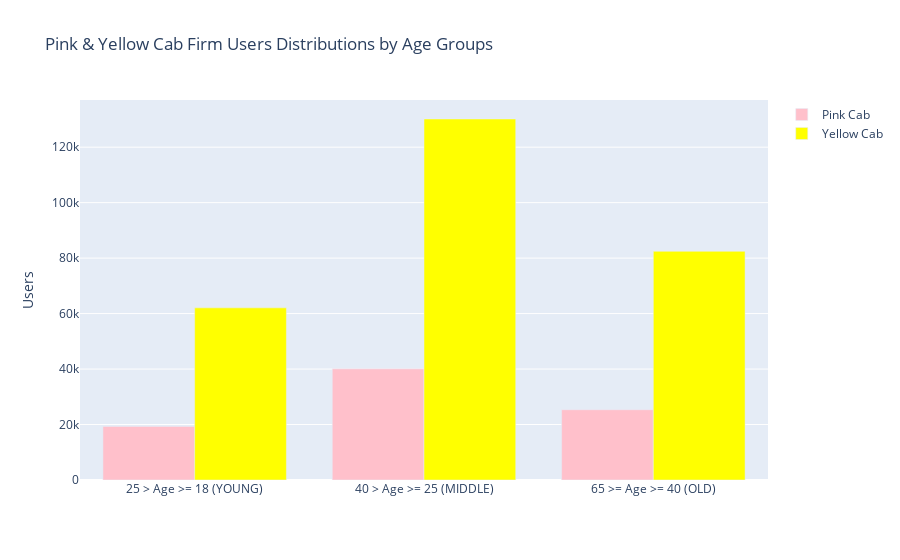

Here is the notebook cell this chart was saved with:
### Markdown cell above
### Yellow Cab has highest number of Male users

### Code cell
ageGroup_Young_Pink    = MasterData[(MasterData ["Age"] >= 18) & (MasterData ["Age"] < 25) & (MasterData["Company"] == "Pink Cab")] .count()
ageGroup_Middle_Pink   = MasterData[(MasterData ["Age"] >= 25) & (MasterData ["Age"] < 40) & (MasterData["Company"] == "Pink Cab")].count()
ageGroup_Old_Pink      = MasterData[(MasterData ["Age"] >= 40) & (MasterData ["Age"] <= 65) & (MasterData["Company"] == "Pink Cab")].count()

ageGroup_Young_Yellow  = MasterData[(MasterData ["Age"] >= 18) & (MasterData ["Age"] < 25) & (MasterData["Company"] == "Yellow Cab")] .count()
ageGroup_Middle_Yellow = MasterData[(MasterData ["Age"] >= 25) & (MasterData ["Age"] < 40) & (MasterData["Company"] == "Yellow Cab")].count()
ageGroup_Old_Yellow    = MasterData[(MasterData ["Age"] >= 40) & (MasterData ["Age"] <= 65) & (MasterData["Company"] == "Yellow Cab")].count()

dict0 = { "25 > Age >= 18 (YOUNG)" : ageGroup_Young_Pink ,"40 > Age >= 25 (MIDDLE)" : ageGroup_Middle_Pink , "65 >= Age >= 40 (OLD)" : ageGroup_Old_Pink }

dict1 = { "25 > Age >= 18 (YOUNG)" : ageGroup_Young_Yellow ,"40 > Age >= 25 (MIDDLE)" : ageGroup_Middle_Yellow , "65 >= Age >= 40 (OLD)" : ageGroup_Old_Yellow }

data4_1 = pd.DataFrame(dict0).T
data4_2 = pd.DataFrame(dict1).T

fig = go.Figure()
fig.add_trace(go.Bar(
                    x=data4_1.index,
                    y=data4_1['Users'],
                    name='Pink Cab',
                    marker_color='pink' 
                    ))            
fig.add_trace(go.Bar(
                    x=data4_2.index,
                    y=data4_2['Users'],
                    name='Yellow Cab',
                    marker_color='yellow'
                    ))
fig.update_layout(
    yaxis_title="Users",
    title="Pink & Yellow Cab Firm Users Distributions by Age Groups" )

### Figure 1 — Plotly figure (JSON) as saved in the notebook; plotly's stock layout.template omitted (floating-point values rounded to 4 significant figures)
{"data": [{"marker": {"color": "pink"}, "name": "Pink Cab", "type": "bar", "x": ["25 > Age >= 18 (YOUNG)", "40 > Age >= 25 (MIDDLE)", "65 >= Age >= 40 (OLD)"], "y": [19306, 40069, 25336]}, {"marker": {"color": "yellow"}, "name": "Yellow Cab", "type": "bar", "x": ["25 > Age >= 18 (YOUNG)", "40 > Age >= 25 (MIDDLE)", "65 >= Age >= 40 (OLD)"], "y": [62065, 130162, 82454]}], "layout": {"title": {"text": "Pink & Yellow Cab Firm Users Distributions by Age Groups"}, "yaxis": {"title": {"text": "Users"}}}}
